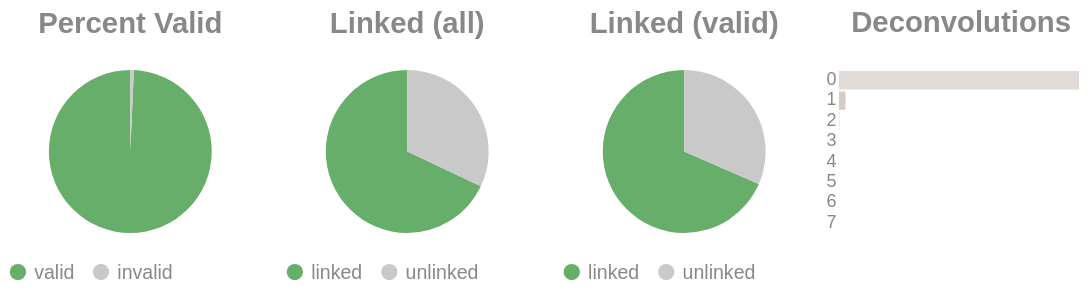

Notebook code cell kept with this figure:
### Code cell
if SKIPLR:
    pass
else:
    clash = Counter()
    for i in valids['molecule'].to_list():
        _mol = i.split("-")
        if len(_mol) == 1:
            clash.update('0')
        else:
            clash.update(_mol[-1])

    _d = {"deconvolutions": [], 'count': []}
    for k,v in clash.items():
        _d['deconvolutions'].append(k)
        _d['count'].append(v)

    tot_valid = valids['reads'].sum()
    mask = valids['reads'] >= 2
    n_linked_reads = valids.filter(mask)['reads'].sum()
    if n_linked_reads == 0:
        print_html("No linked molecules (>=2 reads) were detected; skipping linked-only distributions.")
        SKIPLR = True
    else:
        perc_valid = round(tot_valid / n_reads, 4)
        linked_perc_abs = round(n_linked_reads / n_reads, 4)
        linked_perc = round(n_linked_reads / tot_valid, 4)

    _valid = pl.DataFrame({"valids": ['valid', 'invalid'], "count": [tot_valid, n_reads - tot_valid]})
    _linked_abs = pl.DataFrame({"linked (absolute)": ['linked', 'unlinked'], "count": [n_linked_reads, n_reads - n_linked_reads]})
    _linked_rel = pl.DataFrame({"linked (valids)": ['linked', 'unlinked'], "count": [n_linked_reads, tot_valid - n_linked_reads]})

    (
        alt.hconcat(
            piechart(_valid, goodval = 'valid', title = "Percent Valid"),
            piechart(_linked_abs, goodval = "linked", title =  "Linked (all)"),
            piechart(_linked_rel, goodval = "linked", title =  "Linked (valid)"),
            convolutionbar(pl.DataFrame(_d), title = "Deconvolutions"),
            center = True,
            bounds = 'flush'
        )
        .resolve_scale(color='independent')
        .resolve_legend('independent')
        .properties(usermeta={'embedOptions': {"actions": False}})
    ).display()

### Figure 1 — Vega-Lite specification as saved in the notebook (floating-point values rounded to 4 significant figures)
{"width": "container", "height": 400, "config": {"title": {"anchor": "start", "dy": -15, "fontSize": 18, "color": "#888888", "subtitleColor": "#888888", "subtitleFontSize": 14}, "arc": {"fill": "#0072B2"}, "axis": {"domainColor": "#888888", "domainWidth": 0.5, "gridWidth": 0.2, "grid": false, "titleFontWeight": 400, "titleFontSize": 15, "labelFontSize": 11, "labelColor": "#888888", "tickColor": "#888888", "tickWidth": 0.2, "titleColor": "#888888"}, "axisBand": {"grid": false}, "axisX": {"grid": true, "tickSize": 10, "domainCap": "round"}, "axisY": {"domain": false, "grid": true, "tickSize": 0, "domainCap": "round"}, "background": "transparent", "header": {"labelFontSize": 15, "labelColor": "#888888", "titleFontSize": 15, "titleFontWeight": 600, "titleColor": "#888888"}, "legend": {"labelFont": "sans-serif", "labelFontSize": 12, "labelColor": "#888888", "symbolSize": 100, "symbolType": "circle", "titleFontSize": 12, "titlePadding": 10, "titleColor": "#888888", "title": null}, "range": {"category": ["#E69F00", "#56B4E9", "#009E73", "#F0E442", "#0072B2", "#D55E00", "#CC79A7", "#000000"], "diverging": ["#cfe8f3", "#a2d4ec", "#73bfe2", "#46abdb", "#1696d2", "#12719e"]}, "area": {"fill": "#0072B2", "fillOpacity": 0.7, "line": true, "strokeOpacity": 0.7}, "line": {"color": "#0072B2", "stroke": "#0072B2", "strokeWidth": 2}, "trail": {"color": "#0072B2", "stroke": "#0072B2", "strokeWidth": 0, "size": 1}, "point": {"filled": true, "fillOpacity": 1.0, "size": 95}, "text": {"color": "#888888", "fontSize": 11, "align": "right", "fontWeight": 400, "size": 11}, "bar": {"fill": "#0072B2", "stroke": null}, "view": {"stroke": null, "continuousWidth": 660, "continuousHeight": 400}}, "hconcat": [{"data": {"name": "data-ba5aa3dde3418eaf1bf5065aeee1762c"}, "mark": {"type": "arc"}, "encoding": {"color": {"field": "valids", "legend": {"orient": "bottom", "title": null}, "scale": {"domain": ["valid", "invalid"], "range": ["#68ae6b", "#C9C9C9"]}, "title": "Valids", "type": "nominal"}, "theta": {"field": "count", "type": "quantitative"}, "tooltip": [{"field": "valids", "title": "Valids", "type": "ordinal"}, {"field": "percent", "format": ".2%", "title": "Percent", "type": "quantitative"}, {"field": "count", "title": "Count", "type": "quantitative"}]}, "height": 100, "title": {"text": "Percent Valid", "align": "center", "anchor": "middle"}, "transform": [{"calculate": "datum.count / 6870488", "as": "percent"}], "width": 150}, {"data": {"name": "data-506517112378ce2d0a7a2560e92a806a"}, "mark": {"type": "arc"}, "encoding": {"color": {"field": "linked (absolute)", "legend": {"orient": "bottom", "title": null}, "scale": {"domain": ["linked", "unlinked"], "range": ["#68ae6b", "#C9C9C9"]}, "title": "Linked (Absolute)", "type": "nominal"}, "theta": {"field": "count", "type": "quantitative"}, "tooltip": [{"field": "linked (absolute)", "title": "Linked (Absolute)", "type": "ordinal"}, {"field": "percent", "format": ".2%", "title": "Percent", "type": "quantitative"}, {"field": "count", "title": "Count", "type": "quantitative"}]}, "height": 100, "title": {"text": "Linked (all)", "align": "center", "anchor": "middle"}, "transform": [{"calculate": "datum.count / 6870488", "as": "percent"}], "width": 150}, {"data": {"name": "data-010cb3fb78b8124a529b7f7bdd5fa27b"}, "mark": {"type": "arc"}, "encoding": {"color": {"field": "linked (valids)", "legend": {"orient": "bottom", "title": null}, "scale": {"domain": ["linked", "unlinked"], "range": ["#68ae6b", "#C9C9C9"]}, "title": "Linked (Valids)", "type": "nominal"}, "theta": {"field": "count", "type": "quantitative"}, "tooltip": [{"field": "linked (valids)", "title": "Linked (Valids)", "type": "ordinal"}, {"field": "percent", "format": ".2%", "title": "Percent", "type": "quantitative"}, {"field": "count", "title": "Count", "type": "quantitative"}]}, "height": 100, "title": {"text": "Linked (valid)", "align": "center", "anchor": "middle"}, "transform": [{"calculate": "datum.count / 6822773", "as": "percent"}], "width": 150}, {"data": {"name": "data-b8082c2ee200baa34028ab79addc72dd"}, "mark": {"type": "bar"}, "encoding": {"color": {"field": "deconvolutions", "legend": null, "scale": {"scheme": "lightgreyred"}, "type": "nominal"}, "tooltip": [{"field": "deconvolutions", "title": "Deconvolutions", "type": "ordinal"}, {"field": "percent", "format": ".2%", "title": "Percent", "type": "quantitative"}, {"field": "count", "title": "Count", "type": "quantitative"}], "x": {"axis": null, "field": "count", "type": "quantitative"}, "y": {"field": "deconvolutions", "sort": "ascending", "title": null, "type": "nominal"}}, "height": 100, "title": {"text": "Deconvolutions", "align": "center", "anchor": "middle"}, "transform": [{"calculate": "datum.count / 3538923", "as": "percent"}], "width": 150}], "bounds": "flush", "center": true, "resolve": {"legend": {"angle": "independent"}, "scale": {"color": "independent"}}, "usermeta": {"embedOptions": {"actions": false}}, "$schema": "https://vega.github.io/schema/vega-lite/v6.1.0.json", "datasets": {"data-ba5aa3dde3418eaf1bf5065aeee1762c": [{"valids": "valid", "count": 6822773}, {"valids": "invalid", "count": 47715}], "data-506517112378ce2d0a7a2560e92a806a": [{"linked (absolute)": "linked", "count": 4669790}, {"linked (absolute)": "unlinked", "count": 2200698}], "data-010cb3fb78b8124a529b7f7bdd5fa27b": [{"linked (valids)": "linked", "count": 4669790}, {"linked (valids)": "unlinked", "count": 2152983}], "data-b8082c2ee200baa34028ab79addc72dd": [{"deconvolutions": "0", "count": 3439712}, {"deconvolutions": "1", "count": 93744}, {"deconvolutions": "2", "count": 4907}, {"deconvolutions": "3", "count": 482}, {"deconvolutions": "4", "count": 64}, {"deconvolutions": "5", "count": 10}, {"deconvolutions": "6", "count": 3}, {"deconvolutions": "7", "count": 1}]}}
